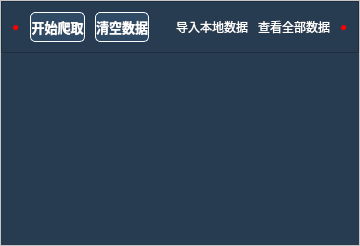
    <widget class="QFrame" name="frame">
     <property name="sizePolicy">
      <sizepolicy hsizetype="Preferred" vsizetype="Preferred">
       <horstretch>3</horstretch>
       <verstretch>3</verstretch>
      </sizepolicy>
     </property>
     <property name="styleSheet">
      <string notr="true">background-color: rgb(255, 255, 255);</string>
     </property>
     <property name="frameShape">
      <enum>QFrame::StyledPanel</enum>
     </property>
     <property name="frameShadow">
      <enum>QFrame::Raised</enum>
     </property>
     <layout class="QVBoxLayout" name="verticalLayout">
      <property name="spacing">
       <number>0</number>
      </property>
      <property name="leftMargin">
       <number>0</number>
      </property>
      <property name="topMargin">
       <number>0</number>
      </property>
      <property name="rightMargin">
       <number>0</number>
      </property>
      <property name="bottomMargin">
       <number>0</number>
      </property>
      <item>
       <widget class="QFrame" name="frame_3">
        <property name="sizePolicy">
         <sizepolicy hsizetype="Preferred" vsizetype="Preferred">
          <horstretch>0</horstretch>
          <verstretch>1</verstretch>
         </sizepolicy>
        </property>
        <property name="styleSheet">
         <string notr="true">background-color: rgb(39,60,81);</string>
        </property>
        <property name="frameShape">
         <enum>QFrame::StyledPanel</enum>
        </property>
        <property name="frameShadow">
         <enum>QFrame::Raised</enum>
        </property>
        <layout class="QHBoxLayout" name="horizontalLayout_2">
         <property name="spacing">
          <number>10</number>
         </property>
         <property name="leftMargin">
          <number>10</number>
         </property>
         <property name="topMargin">
          <number>10</number>
         </property>
         <property name="rightMargin">
          <number>10</number>
         </property>
         <property name="bottomMargin">
          <number>10</number>
         </property>
         <item>
          <widget class="QLabel" name="label_16">
           <property name="styleSheet">
            <string notr="true">color: rgb(255, 0, 0);</string>
           </property>
           <property name="text">
            <string>●</string>
           </property>
          </widget>
         </item>
         <item>
          <widget class="QPushButton" name="pushButton_2">
           <property name="sizePolicy">
            <sizepolicy hsizetype="Preferred" vsizetype="Preferred">
             <horstretch>1</horstretch>
             <verstretch>0</verstretch>
            </sizepolicy>
           </property>
           <property name="minimumSize">
            <size>
             <width>0</width>
             <height>30</height>
            </size>
           </property>
           <property name="font">
            <font>
             <pointsize>10</pointsize>
             <weight>75</weight>
             <bold>true</bold>
            </font>
           </property>
           <property name="styleSheet">
            <string notr="true">color: rgb(255, 255, 255);
border: 1px solid rgb(255, 255, 255);
background-color: rgb(47,74,101);
border-radius: 5px;</string>
           </property>
           <property name="text">
            <string>开始爬取</string>
           </property>
          </widget>
         </item>
         <item>
          <widget class="QPushButton" name="pushButton_6">
           <property name="sizePolicy">
            <sizepolicy hsizetype="Preferred" vsizetype="Preferred">
             <horstretch>1</horstretch>
             <verstretch>0</verstretch>
            </sizepolicy>
           </property>
           <property name="font">
            <font>
             <pointsize>10</pointsize>
             <weight>75</weight>
             <bold>true</bold>
            </font>
           </property>
           <property name="styleSheet">
            <string notr="true">color: rgb(255, 255, 255);
border: 1px solid rgb(255, 255, 255);
background-color: rgb(47,74,101);
border-radius: 5px;</string>
           </property>
           <property name="text">
            <string>清空数据</string>
           </property>
          </widget>
         </item>
         <item>
          <widget class="QLabel" name="label_2">
           <property name="sizePolicy">
            <sizepolicy hsizetype="Preferred" vsizetype="Preferred">
             <horstretch>4</horstretch>
             <verstretch>0</verstretch>
            </sizepolicy>
           </property>
           <property name="font">
            <font>
             <pointsize>9</pointsize>
             <weight>75</weight>
             <italic>true</italic>
             <bold>true</bold>
             <underline>false</underline>
             <strikeout>false</strikeout>
             <kerning>true</kerning>
            </font>
           </property>
           <property name="text">
            <string/>
           </property>
           <property name="alignment">
            <set>Qt::AlignCenter</set>
           </property>
          </widget>
         </item>
         <item>
          <widget class="QPushButton" name="pushButton_3">
           <property name="styleSheet">
            <string notr="true">border: 0px;
color: rgb(255, 255, 255);</string>
           </property>
           <property name="text">
            <string>导入本地数据</string>
           </property>
          </widget>
         </item>
         <item>
          <widget class="QPushButton" name="pushButton">
           <property name="sizePolicy">
            <sizepolicy hsizetype="Preferred" vsizetype="Preferred">
             <horstretch>1</horstretch>
             <verstretch>0</verstretch>
            </sizepolicy>
           </property>
           <property name="styleSheet">
            <string notr="true">border: 0px;
color: rgb(255, 255, 255);</string>
           </property>
           <property name="text">
            <string>查看全部数据</string>
           </property>
          </widget>
         </item>
         <item>
          <widget class="QLabel" name="label_14">
           <property name="styleSheet">
            <string notr="true">color: rgb(255, 0, 0);</string>
           </property>
           <property name="text">
            <string>●</string>
           </property>
          </widget>
         </item>
        </layout>
       </widget>
      </item>
      <item>
       <widget class="QFrame" name="frame_4">
        <property name="sizePolicy">
         <sizepolicy hsizetype="Preferred" vsizetype="Preferred">
          <horstretch>0</horstretch>
          <verstretch>10</verstretch>
         </sizepolicy>
        </property>
        <property name="styleSheet">
         <string notr="true">border-bottom: 1px solid rgb(255, 255, 255);
background-color: rgb(39,60,81);
border: 0px;</string>
        </property>
        <property name="frameShape">
         <enum>QFrame::StyledPanel</enum>
        </property>
        <property name="frameShadow">
         <enum>QFrame::Raised</enum>
        </property>
        <layout class="QGridLayout" name="gridLayout">
         <property name="leftMargin">
          <number>0</number>
         </property>
         <property name="topMargin">
          <number>0</number>
         </property>
         <property name="rightMargin">
          <number>0</number>
         </property>
         <property name="bottomMargin">
          <number>0</number>
         </property>
         <property name="spacing">
          <number>0</number>
         </property>
         <item row="0" column="0">
          <widget class="QTableWidget" name="tableWidget">
           <property name="sizePolicy">
            <sizepolicy hsizetype="Preferred" vsizetype="Preferred">
             <horstretch>1</horstretch>
             <verstretch>1</verstretch>
            </sizepolicy>
           </property>
           <property name="styleSheet">
            <string notr="true">color: rgb(255, 255, 255);
border: 0px;
border-image: url(:/img/img/jpg/bg.jpg);</string>
           </property>
          </widget>
         </item>
        </layout>
       </widget>
      </item>
     </layout>
    </widget>
